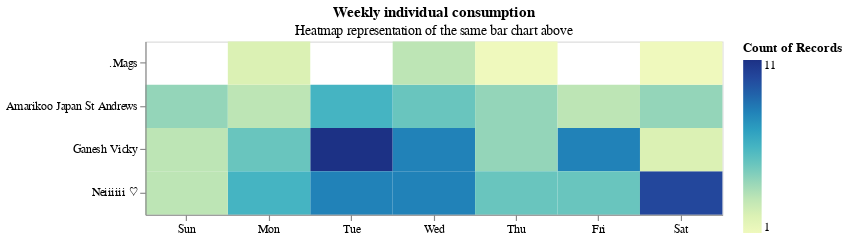

This figure's notebook cell:
### Code cell
weekly_ind_heatmap = alt.Chart(final_df, title=alt.Title('Weekly individual consumption', subtitle='Heatmap representation of the same bar chart above')).mark_rect().encode(
    alt.X('day(date_time):O').title(None),
    # alt.Y('monthdate(date_time):O'),
    alt.Y('name').title(None),#
    alt.Color('count()', scale=alt.Scale(scheme='yellowgreenblue')),
    tooltip = 'count()'
).properties(
    width=500,
    height=150
)
weekly_ind_heatmap

### Figure 1 — Vega-Lite specification as saved in the notebook (floating-point values rounded to 4 significant figures)
{"config": {"view": {"continuousWidth": 300, "continuousHeight": 300}}, "data": {"name": "data-6de65c973d82429eb728f1d345cce849"}, "mark": {"type": "rect"}, "encoding": {"color": {"aggregate": "count", "scale": {"scheme": "yellowgreenblue"}, "type": "quantitative"}, "tooltip": {"aggregate": "count", "type": "quantitative"}, "x": {"field": "date_time", "timeUnit": "day", "title": null, "type": "ordinal"}, "y": {"field": "name", "title": null, "type": "nominal"}}, "height": 150, "title": {"text": "Weekly individual consumption", "subtitle": "Heatmap representation of the same bar chart above"}, "width": 500, "$schema": "https://vega.github.io/schema/vega-lite/v5.16.3.json", "datasets": {"data-6de65c973d82429eb728f1d345cce849": [{"date": "2023-10-31T00:00:00", "time": "1:17 pm", "name": "Ganesh Vicky", "message": "Getting a coffee now", "date_time": "2023-10-31T13:17:00"}, {"date": "2023-11-01T00:00:00", "time": "12:45 pm", "name": "Ganesh Vicky", "message": "☕", "date_time": "2023-11-01T12:45:00"}, {"date": "2023-11-01T00:00:00", "time": "3:16 pm", "name": "Neiiiiii ♡", "message": "🧊☕ <This message was edited>", "date_time": "2023-11-01T15:16:00"}, {"date": "2023-11-07T00:00:00", "time": "11:10 am", "name": "Ganesh Vicky", "message": "☕", "date_time": "2023-11-07T11:10:00"}, {"date": "2023-11-07T00:00:00", "time": "11:58 am", "name": "Neiiiiii ♡", "message": "Got a 🍹in the morning", "date_time": "2023-11-07T11:58:00"}, {"date": "2023-11-07T00:00:00", "time": "3:39 pm", "name": "Ganesh Vicky", "message": "☕", "date_time": "2023-11-07T15:39:00"}, {"date": "2023-11-07T00:00:00", "time": "4:30 pm", "name": "Amarikoo Japan St Andrews", "message": "Got a mocha!", "date_time": "2023-11-07T16:30:00"}, {"date": "2023-11-07T00:00:00", "time": "4:30 pm", "name": "Amarikoo Japan St Andrews", "message": "My first club pret ☕️", "date_time": "2023-11-07T16:30:00"}, {"date": "2023-11-07T00:00:00", "time": "7:01 pm", "name": "Neiiiiii ♡", "message": "🍹", "date_time": "2023-11-07T19:01:00"}, {"date": "2023-11-08T00:00:00", "time": "4:06 pm", "name": "Amarikoo Japan St Andrews", "message": "Got a ☕️", "date_time": "2023-11-08T16:06:00"}, {"date": "2023-11-08T00:00:00", "time": "5:24 pm", "name": "Neiiiiii ♡", "message": "Got a 🍹", "date_time": "2023-11-08T17:24:00"}, {"date": "2023-11-10T00:00:00", "time": "3:36 pm", "name": "Ganesh Vicky", "message": "☕", "date_time": "2023-11-10T15:36:00"}, {"date": "2023-11-11T00:00:00", "time": "9:46 am", "name": "Amarikoo Japan St Andrews", "message": "Got an iced mocha", "date_time": "2023-11-11T09:46:00"}, {"date": "2023-11-13T00:00:00", "time": "3:04 pm", "name": "Neiiiiii ♡", "message": "Got a decaf, oat mocha", "date_time": "2023-11-13T15:04:00"}, {"date": "2023-11-14T00:00:00", "time": "1:37 pm", "name": "Ganesh Vicky", "message": "☕", "date_time": "2023-11-14T13:37:00"}, {"date": "2023-11-15T00:00:00", "time": "1:17 pm", "name": "Amarikoo Japan St Andrews", "message": "☕ and 🥖", "date_time": "2023-11-15T13:17:00"}, {"date": "2023-11-15T00:00:00", "time": "2:25 pm", "name": "Ganesh Vicky", "message": "☕", "date_time": "2023-11-15T14:25:00"}, {"date": "2023-11-16T00:00:00", "time": "5:45 pm", "name": "Amarikoo Japan St Andrews", "message": "Merry berry ☕", "date_time": "2023-11-16T17:45:00"}, {"date": "2023-11-17T00:00:00", "time": "9:25 am", "name": "Amarikoo Japan St Andrews", "message": "Salted caramel ☕with cream😋", "date_time": "2023-11-17T09:25:00"}, {"date": "2023-11-17T00:00:00", "time": "1:53 pm", "name": "Ganesh Vicky", "message": "☕", "date_time": "2023-11-17T13:53:00"}, {"date": "2023-11-17T00:00:00", "time": "3:42 pm", "name": "Ganesh Vicky", "message": "☕ xD", "date_time": "2023-11-17T15:42:00"}, {"date": "2023-11-17T00:00:00", "time": "4:44 pm", "name": "Neiiiiii ♡", "message": "Got a warm mocha", "date_time": "2023-11-17T16:44:00"}, {"date": "2023-11-18T00:00:00", "time": "4:41 pm", "name": "Neiiiiii ♡", "message": "Got a mocha", "date_time": "2023-11-18T16:41:00"}, {"date": "2023-11-19T00:00:00", "time": "1:49 pm", "name": "Ganesh Vicky", "message": "☕", "date_time": "2023-11-19T13:49:00"}, {"date": "2023-11-19T00:00:00", "time": "6:21 pm", "name": "Neiiiiii ♡", "message": "☕", "date_time": "2023-11-19T18:21:00"}, {"date": "2023-11-21T00:00:00", "time": "11:29 am", "name": "Ganesh Vicky", "message": "☕", "date_time": "2023-11-21T11:29:00"}, {"date": "2023-11-22T00:00:00", "time": "12:11 pm", "name": "Ganesh Vicky", "message": "☕", "date_time": "2023-11-22T12:11:00"}, {"date": "2023-11-24T00:00:00", "time": "9:01 am", "name": "Ganesh Vicky", "message": "☕", "date_time": "2023-11-24T09:01:00"}, {"date": "2023-11-24T00:00:00", "time": "1:03 pm", "name": "Ganesh Vicky", "message": "☕ iss very cold xD", "date_time": "2023-11-24T13:03:00"}, {"date": "2023-11-24T00:00:00", "time": "2:03 pm", "name": "Amarikoo Japan St Andrews", "message": "Merry berry☕", "date_time": "2023-11-24T14:03:00"}, {"date": "2023-11-24T00:00:00", "time": "4:16 pm", "name": "Ganesh Vicky", "message": "☕🤷🏻♂️", "date_time": "2023-11-24T16:16:00"}, {"date": "2023-11-24T00:00:00", "time": "6:51 pm", "name": "Neiiiiii ♡", "message": "☕", "date_time": "2023-11-24T18:51:00"}, {"date": "2023-11-25T00:00:00", "time": "9:14 am", "name": "Neiiiiii ♡", "message": "☕", "date_time": "2023-11-25T09:14:00"}, {"date": "2023-11-26T00:00:00", "time": "4:24 pm", "name": "Amarikoo Japan St Andrews", "message": "☕", "date_time": "2023-11-26T16:24:00"}, {"date": "2023-11-28T00:00:00", "time": "9:33 am", "name": "Amarikoo Japan St Andrews", "message": "☕", "date_time": "2023-11-28T09:33:00"}, {"date": "2023-11-28T00:00:00", "time": "10:59 am", "name": "Neiiiiii ♡", "message": "☕", "date_time": "2023-11-28T10:59:00"}, {"date": "2023-11-28T00:00:00", "time": "1:11 pm", "name": "Ganesh Vicky", "message": "☕", "date_time": "2023-11-28T13:11:00"}, {"date": "2023-11-29T00:00:00", "time": "12:08 pm", "name": "Neiiiiii ♡", "message": "☕", "date_time": "2023-11-29T12:08:00"}, {"date": "2023-11-29T00:00:00", "time": "1:22 pm", "name": "Ganesh Vicky", "message": "☕", "date_time": "2023-11-29T13:22:00"}, {"date": "2023-11-30T00:00:00", "time": "11:18 am", "name": "Ganesh Vicky", "message": "☕", "date_time": "2023-11-30T11:18:00"}, {"date": "2023-11-30T00:00:00", "time": "5:34 pm", "name": "Neiiiiii ♡", "message": "☕", "date_time": "2023-11-30T17:34:00"}, {"date": "2023-12-02T00:00:00", "time": "7:21 pm", "name": "Neiiiiii ♡", "message": "☕", "date_time": "2023-12-02T19:21:00"}, {"date": "2023-12-03T00:00:00", "time": "5:04 pm", "name": "Neiiiiii ♡", "message": "🧊☕", "date_time": "2023-12-03T17:04:00"}, {"date": "2023-12-04T00:00:00", "time": "3:54 pm", "name": "Neiiiiii ♡", "message": "🧊☕", "date_time": "2023-12-04T15:54:00"}, {"date": "2023-12-04T00:00:00", "time": "5:07 pm", "name": "Amarikoo Japan St Andrews", "message": "☕ more then 30 min ago😂", "date_time": "2023-12-04T17:07:00"}, {"date": "2023-12-06T00:00:00", "time": "8:28 am", "name": "Ganesh Vicky", "message": "☕", "date_time": "2023-12-06T08:28:00"}, {"date": "2023-12-08T00:00:00", "time": "1:44 pm", "name": "Ganesh Vicky", "message": "☕", "date_time": "2023-12-08T13:44:00"}, {"date": "2023-12-09T00:00:00", "time": "5:47 pm", "name": "Neiiiiii ♡", "message": "☕x2 today", "date_time": "2023-12-09T17:47:00"}, {"date": "2023-12-10T00:00:00", "time": "2:27 pm", "name": "Ganesh Vicky", "message": "☕", "date_time": "2023-12-10T14:27:00"}, {"date": "2023-12-10T00:00:00", "time": "3:51 pm", "name": "Amarikoo Japan St Andrews", "message": "☕", "date_time": "2023-12-10T15:51:00"}, {"date": "2023-12-11T00:00:00", "time": "2:56 pm", "name": "Neiiiiii ♡", "message": "☕", "date_time": "2023-12-11T14:56:00"}, {"date": "2023-12-13T00:00:00", "time": "1:15 pm", "name": "Amarikoo Japan St Andrews", "message": "☕", "date_time": "2023-12-13T13:15:00"}, {"date": "2023-12-14T00:00:00", "time": "8:53 am", "name": "Ganesh Vicky", "message": "☕", "date_time": "2023-12-14T08:53:00"}, {"date": "2023-12-14T00:00:00", "time": "12:13 pm", "name": "Amarikoo Japan St Andrews", "message": "☕🧊", "date_time": "2023-12-14T12:13:00"}, {"date": "2023-12-16T00:00:00", "time": "1:33 pm", "name": "Amarikoo Japan St Andrews", "message": "☕🍴", "date_time": "2023-12-16T13:33:00"}, {"date": "2023-12-16T00:00:00", "time": "2:39 pm", "name": "Neiiiiii ♡", "message": "☕🧊", "date_time": "2023-12-16T14:39:00"}, {"date": "2023-12-17T00:00:00", "time": "3:48 pm", "name": "Amarikoo Japan St Andrews", "message": "☕", "date_time": "2023-12-17T15:48:00"}, {"date": "2023-12-19T00:00:00", "time": "10:47 am", "name": "Amarikoo Japan St Andrews", "message": "☕🧊", "date_time": "2023-12-19T10:47:00"}, {"date": "2023-12-19T00:00:00", "time": "12:07 pm", "name": "Amarikoo Japan St Andrews", "message": "☕🥖", "date_time": "2023-12-19T12:07:00"}, {"date": "2023-12-21T00:00:00", "time": "1:52 pm", "name": "Ganesh Vicky", "message": "☕", "date_time": "2023-12-21T13:52:00"}, {"date": "2023-12-22T00:00:00", "time": "1:30 pm", "name": "Neiiiiii ♡", "message": "☕🧊", "date_time": "2023-12-22T13:30:00"}, {"date": "2023-12-22T00:00:00", "time": "3:02 pm", "name": "Ganesh Vicky", "message": "☕", "date_time": "2023-12-22T15:02:00"}, {"date": "2023-12-23T00:00:00", "time": "2:14 pm", "name": "Amarikoo Japan St Andrews", "message": "☕🧊", "date_time": "2023-12-23T14:14:00"}, {"date": "2023-12-28T00:00:00", "time": "3:54 pm", "name": "Ganesh Vicky", "message": "☕", "date_time": "2023-12-28T15:54:00"}, {"date": "2023-12-30T00:00:00", "time": "12:02 pm", "name": "Ganesh Vicky", "message": "☕", "date_time": "2023-12-30T12:02:00"}, {"date": "2023-12-30T00:00:00", "time": "3:00 pm", "name": "Neiiiiii ♡", "message": "🧊☕", "date_time": "2023-12-30T15:00:00"}, {"date": "2023-12-30T00:00:00", "time": "4:29 pm", "name": "Neiiiiii ♡", "message": "☕", "date_time": "2023-12-30T16:29:00"}, {"date": "2024-01-03T00:00:00", "time": "12:00 pm", "name": "Neiiiiii ♡", "message": "☕", "date_time": "2024-01-03T12:00:00"}, {"date": "2024-01-04T00:00:00", "time": "5:33 pm", "name": "Neiiiiii ♡", "message": "☕🧊", "date_time": "2024-01-04T17:33:00"}, {"date": "2024-01-05T00:00:00", "time": "1:27 pm", "name": "Neiiiiii ♡", "message": "☕🧊", "date_time": "2024-01-05T13:27:00"}, {"date": "2024-01-06T00:00:00", "time": "2:46 pm", "name": "Neiiiiii ♡", "message": "☕🧊", "date_time": "2024-01-06T14:46:00"}, {"date": "2024-01-06T00:00:00", "time": "3:49 pm", "name": "Amarikoo Japan St Andrews", "message": "☕", "date_time": "2024-01-06T15:49:00"}, {"date": "2024-01-07T00:00:00", "time": "1:54 pm", "name": "Neiiiiii ♡", "message": "☕🧊", "date_time": "2024-01-07T13:54:00"}, {"date": "2024-01-08T00:00:00", "time": "9:15 am", "name": "Ganesh Vicky", "message": "Got a coffee 10 mins back. Forgot to update", "date_time": "2024-01-08T09:15:00"}, {"date": "2024-01-08T00:00:00", "time": "11:49 am", "name": ".Mags", "message": "☕️", "date_time": "2024-01-08T11:49:00"}, {"date": "2024-01-08T00:00:00", "time": "12:50 pm", "name": "Amarikoo Japan St Andrews", "message": "☕🧊", "date_time": "2024-01-08T12:50:00"}, {"date": "2024-01-08T00:00:00", "time": "1:46 pm", "name": "Ganesh Vicky", "message": "☕", "date_time": "2024-01-08T13:46:00"}, {"date": "2024-01-08T00:00:00", "time": "3:24 pm", "name": "Neiiiiii ♡", "message": "☕🧊", "date_time": "2024-01-08T15:24:00"}, {"date": "2024-01-09T00:00:00", "time": "2:09 pm", "name": "Ganesh Vicky", "message": "☕", "date_time": "2024-01-09T14:09:00"}, {"date": "2024-01-09T00:00:00", "time": "5:05 pm", "name": "Neiiiiii ♡", "message": "☕🧊", "date_time": "2024-01-09T17:05:00"}, {"date": "2024-01-10T00:00:00", "time": "10:04 am", "name": "Ganesh Vicky", "message": "☕", "date_time": "2024-01-10T10:04:00"}, {"date": "2024-01-10T00:00:00", "time": "10:51 am", "name": ".Mags", "message": "☕️", "date_time": "2024-01-10T10:51:00"}, {"date": "2024-01-10T00:00:00", "time": "1:56 pm", "name": "Neiiiiii ♡", "message": "☕🧊", "date_time": "2024-01-10T13:56:00"}, {"date": "2024-01-11T00:00:00", "time": "11:22 am", "name": ".Mags", "message": "☕️", "date_time": "2024-01-11T11:22:00"}, {"date": "2024-01-11T00:00:00", "time": "3:46 pm", "name": "Neiiiiii ♡", "message": "☕🧊 <This message was edited>", "date_time": "2024-01-11T15:46:00"}, {"date": "2024-01-13T00:00:00", "time": "11:30 am", "name": ".Mags", "message": "☕️", "date_time": "2024-01-13T11:30:00"}, {"date": "2024-01-13T00:00:00", "time": "4:25 pm", "name": "Neiiiiii ♡", "message": "Got ☕ 20 mins back", "date_time": "2024-01-13T16:25:00"}, {"date": "2024-01-14T00:00:00", "time": "3:36 pm", "name": "Ganesh Vicky", "message": "☕", "date_time": "2024-01-14T15:36:00"}, {"date": "2024-01-15T00:00:00", "time": "11:19 am", "name": ".Mags", "message": "☕️", "date_time": "2024-01-15T11:19:00"}, {"date": "2024-01-15T00:00:00", "time": "12:47 pm", "name": "Ganesh Vicky", "message": "☕", "date_time": "2024-01-15T12:47:00"}, {"date": "2024-01-15T00:00:00", "time": "3:22 pm", "name": "Neiiiiii ♡", "message": "☕", "date_time": "2024-01-15T15:22:00"}, {"date": "2024-01-16T00:00:00", "time": "11:51 am", "name": "Ganesh Vicky", "message": "☕", "date_time": "2024-01-16T11:51:00"}, {"date": "2024-01-16T00:00:00", "time": "1:53 pm", "name": "Amarikoo Japan St Andrews", "message": "☕", "date_time": "2024-01-16T13:53:00"}, {"date": "2024-01-16T00:00:00", "time": "2:39 pm", "name": "Neiiiiii ♡", "message": "☕", "date_time": "2024-01-16T14:39:00"}, {"date": "2024-01-17T00:00:00", "time": "11:38 am", "name": ".Mags", "message": "☕️", "date_time": "2024-01-17T11:38:00"}, {"date": "2024-01-17T00:00:00", "time": "2:00 pm", "name": "Ganesh Vicky", "message": "☕", "date_time": "2024-01-17T14:00:00"}, {"date": "2024-01-17T00:00:00", "time": "6:01 pm", "name": "Neiiiiii ♡", "message": "🍹", "date_time": "2024-01-17T18:01:00"}, {"date": "2024-01-18T00:00:00", "time": "2:10 pm", "name": "Amarikoo Japan St Andrews", "message": "☕🧊", "date_time": "2024-01-18T14:10:00"}, {"date": "2024-01-18T00:00:00", "time": "3:07 pm", "name": "Neiiiiii ♡", "message": "☕🧊", "date_time": "2024-01-18T15:07:00"}, {"date": "2024-01-19T00:00:00", "time": "2:10 pm", "name": "Neiiiiii ♡", "message": "☕", "date_time": "2024-01-19T14:10:00"}, {"date": "2024-01-20T00:00:00", "time": "1:47 pm", "name": "Neiiiiii ♡", "message": "☕🧊", "date_time": "2024-01-20T13:47:00"}, {"date": "2024-01-21T00:00:00", "time": "4:38 pm", "name": "Amarikoo Japan St Andrews", "message": "☕", "date_time": "2024-01-21T16:38:00"}, {"date": "2024-01-22T00:00:00", "time": "2:42 pm", "name": "Neiiiiii ♡", "message": "☕🧊", "date_time": "2024-01-22T14:42:00"}, {"date": "2024-01-22T00:00:00", "time": "3:51 pm", "name": "Ganesh Vicky", "message": "☕", "date_time": "2024-01-22T15:51:00"}, {"date": "2024-01-23T00:00:00", "time": "10:53 am", "name": "Ganesh Vicky", "message": "☕", "date_time": "2024-01-23T10:53:00"}, {"date": "2024-01-23T00:00:00", "time": "2:46 pm", "name": "Neiiiiii ♡", "message": "☕🧊", "date_time": "2024-01-23T14:46:00"}, {"date": "2024-01-23T00:00:00", "time": "4:00 pm", "name": "Ganesh Vicky", "message": "☕", "date_time": "2024-01-23T16:00:00"}, {"date": "2024-01-24T00:00:00", "time": "10:49 am", "name": "Amarikoo Japan St Andrews", "message": "☕", "date_time": "2024-01-24T10:49:00"}, {"date": "2024-01-24T00:00:00", "time": "2:03 pm", "name": "Neiiiiii ♡", "message": "☕🧊", "date_time": "2024-01-24T14:03:00"}, {"date": "2024-01-24T00:00:00", "time": "2:38 pm", "name": ".Mags", "message": "☕️", "date_time": "2024-01-24T14:38:00"}, {"date": "2024-01-25T00:00:00", "time": "11:56 am", "name": "Neiiiiii ♡", "message": "☕🧊", "date_time": "2024-01-25T11:56:00"}, {"date": "2024-01-26T00:00:00", "time": "4:10 pm", "name": "Amarikoo Japan St Andrews", "message": "☕", "date_time": "2024-01-26T16:10:00"}, {"date": "2024-01-27T00:00:00", "time": "12:40 pm", "name": "Ganesh Vicky", "message": "☕", "date_time": "2024-01-27T12:40:00"}, {"date": "2024-01-29T00:00:00", "time": "3:07 pm", "name": "Ganesh Vicky", "message": "☕", "date_time": "2024-01-29T15:07:00"}, {"date": "2024-01-29T00:00:00", "time": "6:29 pm", "name": "Amarikoo Japan St Andrews", "message": "☕", "date_time": "2024-01-29T18:29:00"}, {"date": "2024-01-30T00:00:00", "time": "10:33 am", "name": "Neiiiiii ♡", "message": "☕🧊", "date_time": "2024-01-30T10:33:00"}, {"date": "2024-01-30T00:00:00", "time": "2:09 pm", "name": "Ganesh Vicky", "message": "☕", "date_time": "2024-01-30T14:09:00"}, {"date": "2024-01-30T00:00:00", "time": "5:23 pm", "name": "Neiiiiii ♡", "message": "🍹", "date_time": "2024-01-30T17:23:00"}, {"date": "2024-01-31T00:00:00", "time": "10:11 am", "name": "Amarikoo Japan St Andrews", "message": "☕🧊", "date_time": "2024-01-31T10:11:00"}, {"date": "2024-01-31T00:00:00", "time": "11:52 am", "name": "Neiiiiii ♡", "message": "☕🧊", "date_time": "2024-01-31T11:52:00"}, {"date": "2024-01-31T00:00:00", "time": "3:04 pm", "name": "Ganesh Vicky", "message": "☕", "date_time": "2024-01-31T15:04:00"}, {"date": "2024-02-01T00:00:00", "time": "11:14 am", "name": "Amarikoo Japan St Andrews", "message": "☕🥄", "date_time": "2024-02-01T11:14:00"}]}}
